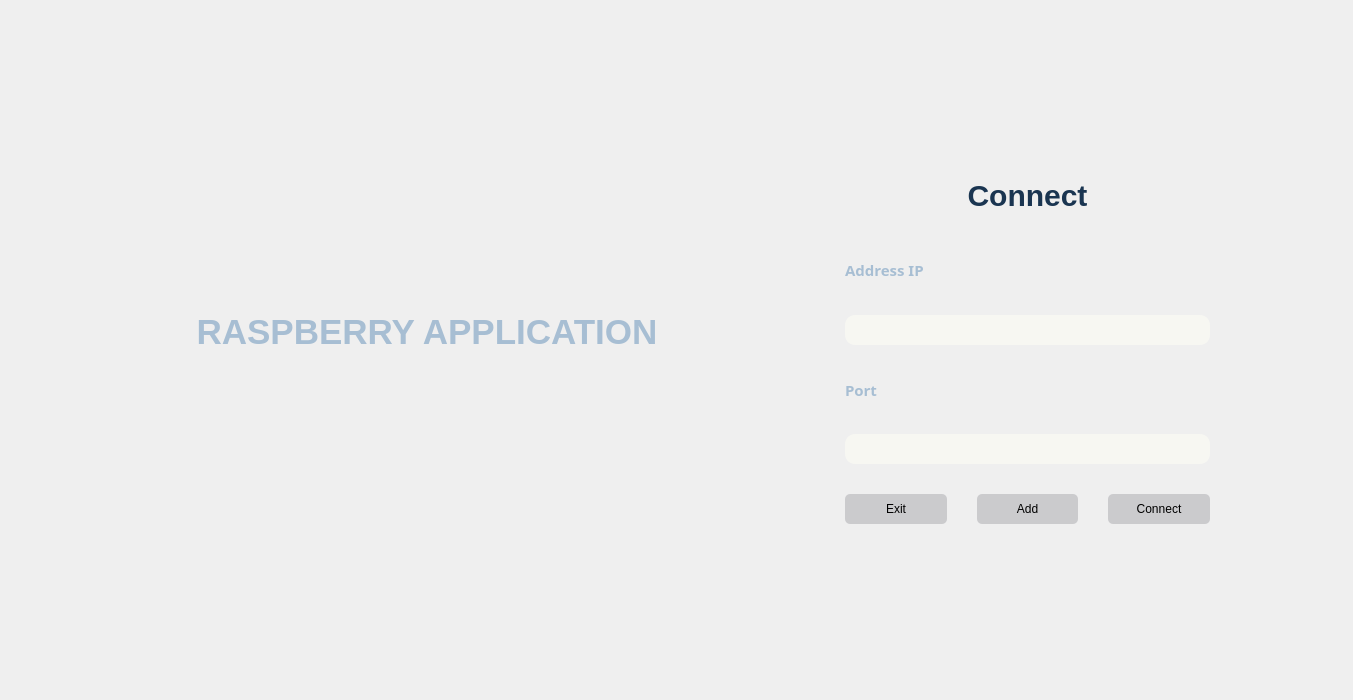
<?xml version="1.0" encoding="UTF-8"?>
<ui version="4.0">
 <class>Form</class>
 <widget class="QWidget" name="Form">
  <property name="geometry">
   <rect>
    <x>0</x>
    <y>0</y>
    <width>1353</width>
    <height>700</height>
   </rect>
  </property>
  <property name="windowTitle">
   <string>Form</string>
  </property>
  <property name="styleSheet">
   <string notr="true">/*Set style for app title widget*/
#titleWidget{
	background-image: url(:/Img/img/final1.jpg);
	border-bottom-left-radius: 20px;
	border-top-left-radius: 20px;
}

#titleWidget QLabel{
	color: #A7BED3;
	font-family: &quot;Stencil&quot;
}

#titleLabel1{
	font-size: 35px;
	font-weight: bold;
}

/*Set style for function widget*/
#funcWidget {
	background-image: url(:/Img/img/123.jpg);
	border-top-right-radius: 20px;
	border-bottom-right-radius: 20px;
	border-top: 2px soild #343434;
	border-right: 2px soild #343434;
	border-bottom: 2px soild #343434;
}

/*Set style for login label and register label in function widget*/
#LoginLabel, #RegisLabel{
	color: #A7BED3;
	font-size: 30px;
}

/*Set style for all the QLabel in function widget*/
#funcWidget QLabel{
	color: #A7BED3;
	font-family: &quot;Stencil&quot;;
	font-size: 15px;
	font-weight: bold;
}

/*Set style for all the buttons in function widget*/
#funcWidget QLineEdit{
	border: 1px soild #E4E6C3;
	padding: 5px 10px;
	background-color: #F7F7F2 ;
	font-size:15px;
	border-radius: 10px
}

#funcWidget QLineEdit:focus{
	border-color: #F7F7F2
}

/*Set style for all the buttons in function widget*/
#funcWidget QPushButton{
	border-radius: 5px;
	background-color:#CBCBCD
}

#funcWidget QPushButton:pressed{
	padding-left: 10px;
}

/*Set style for long and creat device button in function widget */
#LoginButton:hover, #LoginButton:pressed, #AddButton:hover, #AddButton:pressed{
	background-color: #00A8B8;
}
#CreateButton:hover, #CreateButton:pressed{
	background-color: #00CC9C;
}
#ExitButton:hover, #ExitButton:pressed{
	background-color: #FF7733;
}
#BackButton:hover, #BackButton:pressed{
	background-color: #00B4F5;
}</string>
  </property>
  <layout class="QGridLayout" name="gridLayout">
   <property name="leftMargin">
    <number>0</number>
   </property>
   <property name="topMargin">
    <number>0</number>
   </property>
   <property name="rightMargin">
    <number>0</number>
   </property>
   <property name="spacing">
    <number>0</number>
   </property>
   <item row="0" column="0" rowspan="2">
    <spacer name="horizontalSpacer">
     <property name="orientation">
      <enum>Qt::Horizontal</enum>
     </property>
     <property name="sizeHint" stdset="0">
      <size>
       <width>58</width>
       <height>688</height>
      </size>
     </property>
    </spacer>
   </item>
   <item row="0" column="1" rowspan="2">
    <widget class="QWidget" name="titleWidget" native="true">
     <property name="minimumSize">
      <size>
       <width>700</width>
       <height>500</height>
      </size>
     </property>
     <property name="maximumSize">
      <size>
       <width>700</width>
       <height>500</height>
      </size>
     </property>
     <property name="layoutDirection">
      <enum>Qt::LeftToRight</enum>
     </property>
     <property name="styleSheet">
      <string notr="true"/>
     </property>
     <layout class="QVBoxLayout" name="verticalLayout_2">
      <property name="spacing">
       <number>0</number>
      </property>
      <property name="sizeConstraint">
       <enum>QLayout::SetNoConstraint</enum>
      </property>
      <property name="leftMargin">
       <number>0</number>
      </property>
      <property name="topMargin">
       <number>0</number>
      </property>
      <property name="rightMargin">
       <number>0</number>
      </property>
      <property name="bottomMargin">
       <number>0</number>
      </property>
      <item>
       <spacer name="verticalSpacer">
        <property name="orientation">
         <enum>Qt::Vertical</enum>
        </property>
        <property name="sizeHint" stdset="0">
         <size>
          <width>20</width>
          <height>213</height>
         </size>
        </property>
       </spacer>
      </item>
      <item>
       <layout class="QVBoxLayout" name="verticalLayout">
        <property name="spacing">
         <number>0</number>
        </property>
        <property name="bottomMargin">
         <number>25</number>
        </property>
        <item>
         <widget class="QLabel" name="titleLabel1">
          <property name="layoutDirection">
           <enum>Qt::LeftToRight</enum>
          </property>
          <property name="text">
           <string>RASPBERRY APPLICATION</string>
          </property>
          <property name="alignment">
           <set>Qt::AlignCenter</set>
          </property>
         </widget>
        </item>
       </layout>
      </item>
      <item>
       <spacer name="verticalSpacer_2">
        <property name="orientation">
         <enum>Qt::Vertical</enum>
        </property>
        <property name="sizeHint" stdset="0">
         <size>
          <width>20</width>
          <height>213</height>
         </size>
        </property>
       </spacer>
      </item>
     </layout>
    </widget>
   </item>
   <item row="0" column="3" rowspan="2">
    <spacer name="horizontalSpacer_2">
     <property name="orientation">
      <enum>Qt::Horizontal</enum>
     </property>
     <property name="sizeHint" stdset="0">
      <size>
       <width>58</width>
       <height>688</height>
      </size>
     </property>
    </spacer>
   </item>
   <item row="0" column="2" rowspan="2">
    <widget class="QStackedWidget" name="funcWidget">
     <property name="minimumSize">
      <size>
       <width>500</width>
       <height>500</height>
      </size>
     </property>
     <property name="maximumSize">
      <size>
       <width>500</width>
       <height>500</height>
      </size>
     </property>
     <property name="currentIndex">
      <number>1</number>
     </property>
     <widget class="QWidget" name="page">
      <layout class="QGridLayout" name="gridLayout_2">
       <item row="0" column="1">
        <spacer name="verticalSpacer_3">
         <property name="orientation">
          <enum>Qt::Vertical</enum>
         </property>
         <property name="sizeHint" stdset="0">
          <size>
           <width>20</width>
           <height>95</height>
          </size>
         </property>
        </spacer>
       </item>
       <item row="1" column="0">
        <spacer name="horizontalSpacer_3">
         <property name="orientation">
          <enum>Qt::Horizontal</enum>
         </property>
         <property name="sizeHint" stdset="0">
          <size>
           <width>67</width>
           <height>20</height>
          </size>
         </property>
        </spacer>
       </item>
       <item row="1" column="1">
        <layout class="QVBoxLayout" name="verticalLayout_6">
         <property name="spacing">
          <number>30</number>
         </property>
         <item>
          <widget class="QLabel" name="RegisLabel">
           <property name="styleSheet">
            <string notr="true">#RegisLabel{
	color: #1A3551;
	font-size: 30px;
}</string>
           </property>
           <property name="text">
            <string>Add Device</string>
           </property>
           <property name="alignment">
            <set>Qt::AlignCenter</set>
           </property>
          </widget>
         </item>
         <item>
          <layout class="QVBoxLayout" name="verticalLayout_7">
           <item>
            <widget class="QLabel" name="NameLabel2">
             <property name="font">
              <font>
               <family>Stencil</family>
               <pointsize>-1</pointsize>
               <bold>true</bold>
              </font>
             </property>
             <property name="text">
              <string>Name device:</string>
             </property>
            </widget>
           </item>
           <item>
            <widget class="QLineEdit" name="NameDevice2">
             <property name="clearButtonEnabled">
              <bool>true</bool>
             </property>
            </widget>
           </item>
          </layout>
         </item>
         <item>
          <layout class="QVBoxLayout" name="verticalLayout_8">
           <item>
            <widget class="QLabel" name="IPLabel2">
             <property name="font">
              <font>
               <family>Stencil</family>
               <pointsize>-1</pointsize>
               <bold>true</bold>
              </font>
             </property>
             <property name="text">
              <string>Address IP:</string>
             </property>
            </widget>
           </item>
           <item>
            <widget class="QLineEdit" name="IPDevice2">
             <property name="clearButtonEnabled">
              <bool>true</bool>
             </property>
            </widget>
           </item>
          </layout>
         </item>
         <item>
          <layout class="QHBoxLayout" name="horizontalLayout_2" stretch="0,0">
           <property name="spacing">
            <number>6</number>
           </property>
           <item>
            <widget class="QPushButton" name="BackButton">
             <property name="minimumSize">
              <size>
               <width>161</width>
               <height>30</height>
              </size>
             </property>
             <property name="text">
              <string>Back</string>
             </property>
             <property name="icon">
              <iconset>
               <normaloff>:/Img/icons/reply-solid.svg</normaloff>:/Img/icons/reply-solid.svg</iconset>
             </property>
            </widget>
           </item>
           <item>
            <widget class="QPushButton" name="AddButton">
             <property name="minimumSize">
              <size>
               <width>160</width>
               <height>30</height>
              </size>
             </property>
             <property name="styleSheet">
              <string notr="true"/>
             </property>
             <property name="text">
              <string>Add device</string>
             </property>
             <property name="icon">
              <iconset>
               <normaloff>:/Img/icons/check-mark-3-16.ico</normaloff>:/Img/icons/check-mark-3-16.ico</iconset>
             </property>
            </widget>
           </item>
          </layout>
         </item>
        </layout>
       </item>
       <item row="1" column="2">
        <spacer name="horizontalSpacer_4">
         <property name="orientation">
          <enum>Qt::Horizontal</enum>
         </property>
         <property name="sizeHint" stdset="0">
          <size>
           <width>66</width>
           <height>20</height>
          </size>
         </property>
        </spacer>
       </item>
       <item row="2" column="1">
        <spacer name="verticalSpacer_4">
         <property name="orientation">
          <enum>Qt::Vertical</enum>
         </property>
         <property name="sizeHint" stdset="0">
          <size>
           <width>20</width>
           <height>95</height>
          </size>
         </property>
        </spacer>
       </item>
      </layout>
     </widget>
     <widget class="QWidget" name="page_2">
      <layout class="QGridLayout" name="gridLayout_3">
       <item row="0" column="1">
        <spacer name="verticalSpacer_6">
         <property name="orientation">
          <enum>Qt::Vertical</enum>
         </property>
         <property name="sizeHint" stdset="0">
          <size>
           <width>20</width>
           <height>57</height>
          </size>
         </property>
        </spacer>
       </item>
       <item row="1" column="0">
        <spacer name="horizontalSpacer_5">
         <property name="orientation">
          <enum>Qt::Horizontal</enum>
         </property>
         <property name="sizeHint" stdset="0">
          <size>
           <width>72</width>
           <height>20</height>
          </size>
         </property>
        </spacer>
       </item>
       <item row="1" column="1">
        <layout class="QVBoxLayout" name="verticalLayout_5">
         <property name="spacing">
          <number>30</number>
         </property>
         <item>
          <widget class="QLabel" name="LoginLabel">
           <property name="minimumSize">
            <size>
             <width>319</width>
             <height>60</height>
            </size>
           </property>
           <property name="styleSheet">
            <string notr="true">#LoginLabel{
	font-size: 30px;
	color: #1A3551
}</string>
           </property>
           <property name="text">
            <string>Connect</string>
           </property>
           <property name="alignment">
            <set>Qt::AlignCenter</set>
           </property>
          </widget>
         </item>
         <item>
          <layout class="QVBoxLayout" name="verticalLayout_3">
           <item>
            <widget class="QLabel" name="NameLabel1">
             <property name="minimumSize">
              <size>
               <width>317</width>
               <height>30</height>
              </size>
             </property>
             <property name="font">
              <font>
               <family>Stencil</family>
               <pointsize>-1</pointsize>
               <bold>true</bold>
              </font>
             </property>
             <property name="text">
              <string>Address IP</string>
             </property>
            </widget>
           </item>
           <item>
            <widget class="QLineEdit" name="NameDevice1">
             <property name="minimumSize">
              <size>
               <width>317</width>
               <height>22</height>
              </size>
             </property>
             <property name="clearButtonEnabled">
              <bool>true</bool>
             </property>
            </widget>
           </item>
          </layout>
         </item>
         <item>
          <layout class="QVBoxLayout" name="verticalLayout_4">
           <item>
            <widget class="QLabel" name="IPLabel1">
             <property name="minimumSize">
              <size>
               <width>317</width>
               <height>29</height>
              </size>
             </property>
             <property name="font">
              <font>
               <family>Stencil</family>
               <pointsize>-1</pointsize>
               <bold>true</bold>
              </font>
             </property>
             <property name="text">
              <string>Port</string>
             </property>
            </widget>
           </item>
           <item>
            <widget class="QLineEdit" name="IPDevice1">
             <property name="minimumSize">
              <size>
               <width>317</width>
               <height>22</height>
              </size>
             </property>
             <property name="echoMode">
              <enum>QLineEdit::Password</enum>
             </property>
             <property name="clearButtonEnabled">
              <bool>true</bool>
             </property>
            </widget>
           </item>
          </layout>
         </item>
         <item>
          <layout class="QHBoxLayout" name="horizontalLayout">
           <item>
            <widget class="QPushButton" name="ExitButton">
             <property name="minimumSize">
              <size>
               <width>102</width>
               <height>30</height>
              </size>
             </property>
             <property name="text">
              <string>Exit</string>
             </property>
             <property name="icon">
              <iconset>
               <normaloff>:/Img/icons/close_10263254.png</normaloff>:/Img/icons/close_10263254.png</iconset>
             </property>
            </widget>
           </item>
           <item>
            <widget class="QPushButton" name="CreateButton">
             <property name="minimumSize">
              <size>
               <width>101</width>
               <height>30</height>
              </size>
             </property>
             <property name="text">
              <string>Add</string>
             </property>
             <property name="icon">
              <iconset>
               <normaloff>:/Img/icons/laptop-medical-solid.svg</normaloff>:/Img/icons/laptop-medical-solid.svg</iconset>
             </property>
            </widget>
           </item>
           <item>
            <widget class="QPushButton" name="LoginButton">
             <property name="minimumSize">
              <size>
               <width>102</width>
               <height>30</height>
              </size>
             </property>
             <property name="text">
              <string>Connect</string>
             </property>
             <property name="icon">
              <iconset>
               <normaloff>:/Img/icons/arrow-right-to-bracket-solid.svg</normaloff>:/Img/icons/arrow-right-to-bracket-solid.svg</iconset>
             </property>
            </widget>
           </item>
          </layout>
         </item>
        </layout>
       </item>
       <item row="1" column="2">
        <spacer name="horizontalSpacer_6">
         <property name="orientation">
          <enum>Qt::Horizontal</enum>
         </property>
         <property name="sizeHint" stdset="0">
          <size>
           <width>71</width>
           <height>20</height>
          </size>
         </property>
        </spacer>
       </item>
       <item row="2" column="1">
        <spacer name="verticalSpacer_5">
         <property name="orientation">
          <enum>Qt::Vertical</enum>
         </property>
         <property name="sizeHint" stdset="0">
          <size>
           <width>20</width>
           <height>56</height>
          </size>
         </property>
        </spacer>
       </item>
      </layout>
     </widget>
    </widget>
   </item>
  </layout>
 </widget>
 <resources>
  <include location="../static/res.qrc"/>
 </resources>
 <connections/>
</ui>
